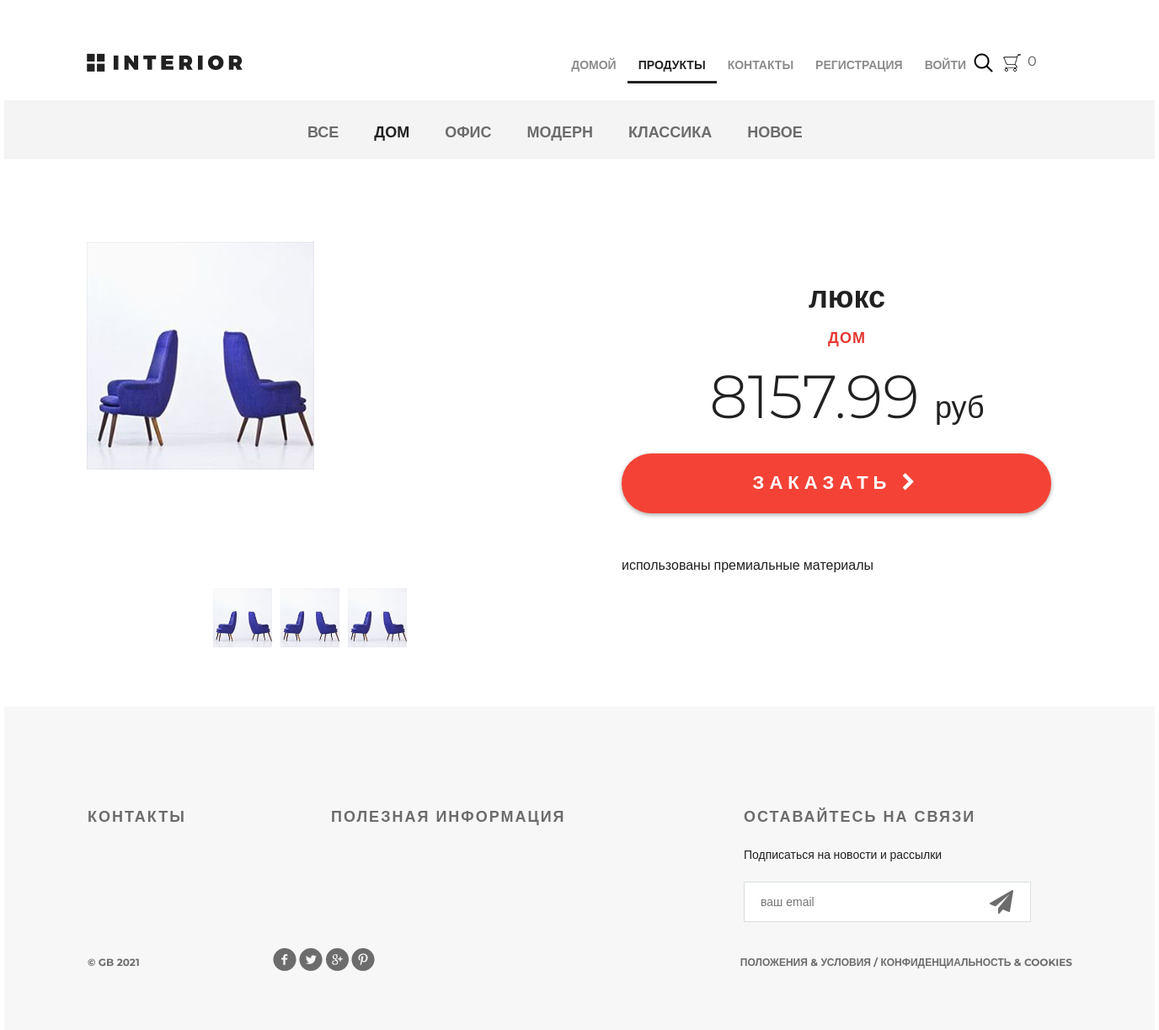
The app's page /products/product/1/, older data.
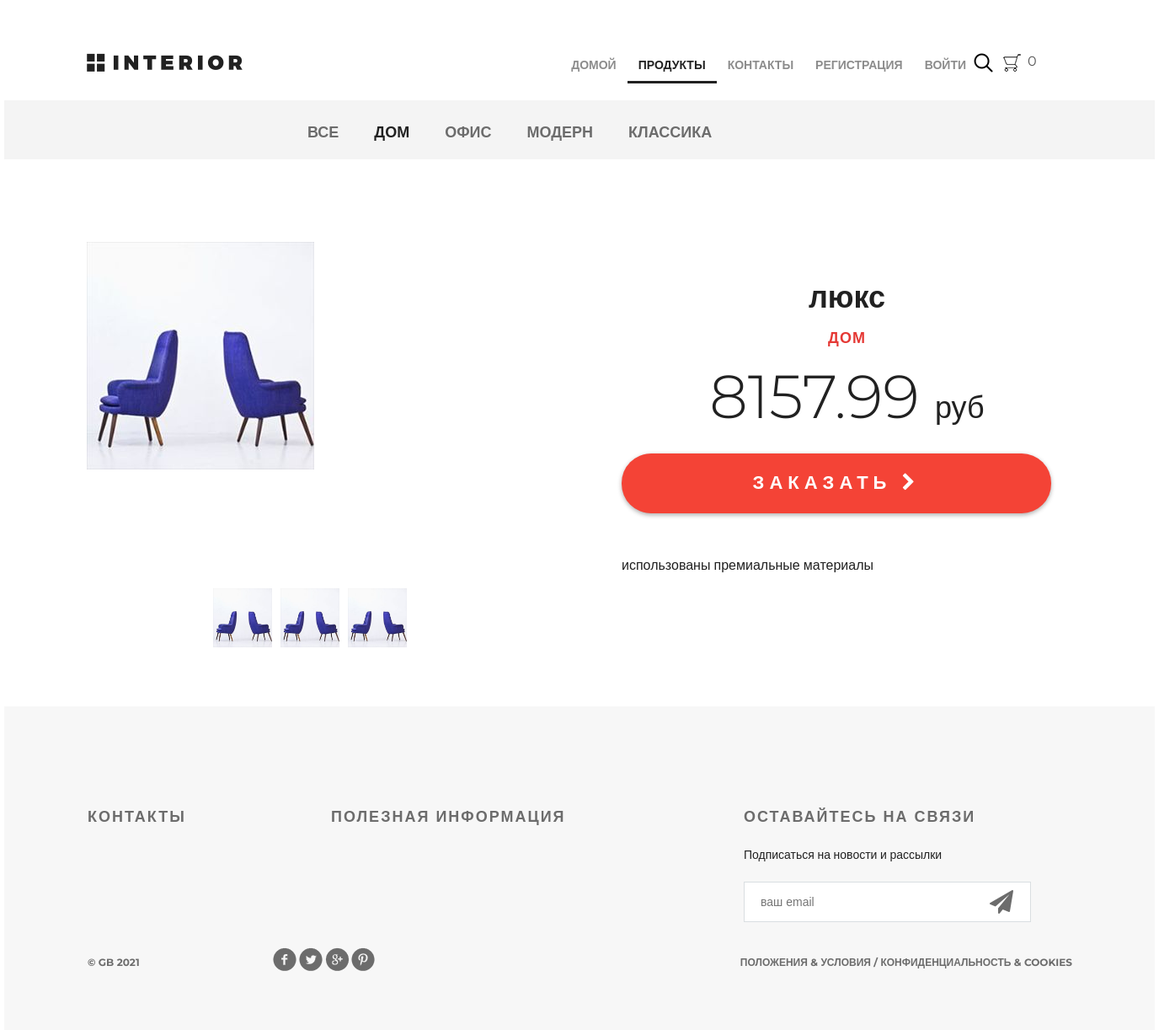
The same page, newer data.
### mainapp/models.py (models this page shows, shortened)
class ProductCategory(models.Model):
    name = models.CharField(max_length=64, unique=True, verbose_name='Название')
    description = models.TextField(verbose_name='Описание')
    is_active = models.BooleanField(default=True)
    class Meta:
        verbose_name = 'категория'
        verbose_name_plural = 'категории'

### mainapp/views.py (the view)
# urls.py: path('product/<int:pk>/', mainapp.product, name='product'),
def product(request, pk):
    links_menu = ProductCategory.objects.filter(is_active=True)
    context = {
        'basket': user_basket(request.user),
        'links_menu': links_menu,
        'product': get_object_or_404(Product, pk=pk)
    }
    return render(request, 'mainapp/product.html', context)

### mainapp/views.py (called while the page is built)
def user_basket(user):
    if user.is_authenticated:
        return Basket.objects.filter(user=user)

### mainapp/templates/mainapp/product.html (shortened to what this page needs)
{% extends 'mainapp/base.html' %}
{% load static %}
{% block content %}
    <div class="hero-white">
        <div class="header clearfix">
            {% include 'mainapp/includes/inc_main_menu.html' %}
        </div>
    </div>
    <div class="details">
        {% include 'mainapp/includes/inc_products_menu.html' %}
        <div class="details-products">
            <div class="details-slider">
                <div class="slider-product">
                    <img src="/media/{{ product.image }}">
                </div>
                <div class="slider-control">
                    <div class="block">
                        <a href="#"><img src="/media/{{ product.image }}" alt="">
                        </a>
                    </div>
                    <div class="block">
                        <a href="#"><img src="/media/{{ product.image }}" alt="">
                        </a>
                    </div>
                    <div class="block">
                        <a href="#"><img src="/media/{{ product.image }}" alt="">
                        </a>
                    </div>
                </div>
            </div>
            <div class="description">
                <h3 class="big-bold">{{ product.name }}</h3>
                <h3 class="red">{{ product.category.name }}</h3>
                <p class="price"> {{ product.price }} <span>руб</span></p>
                <a href="{% url 'basketapp:basket_add' product.pk %}" class="red-button">
                    заказать <i class="fa fa-chevron-right" aria-hidden="true"></i>
                </a>
                <div class="description-text">
                    <p>{{ product.short_desc }}</p>
                </div>
            </div>
        </div>
    </div>
{% endblock %}

### mainapp/templates/mainapp/includes/inc_products_menu.html
<div class="links clearfix">
  <ul class="links-menu">
    <li><a href="{% url 'products:category' 0 %}" class="{% if request.resolver_match.kwargs.pk == 0 %}active{% endif %}">Все</a></li>
    {% for item in links_menu %}
      <li><a href="{% url 'products:category' item.pk %}" class="{% if request.resolver_match.kwargs.pk == item.pk %}active{% endif %}">{{item.name}}</a></li>
    {% endfor %}
  </ul>
</div>

Row changes from the older to the newer data that the page shows:
no longer on this page (row edited): ProductCategory: name "НОВОЕ"
